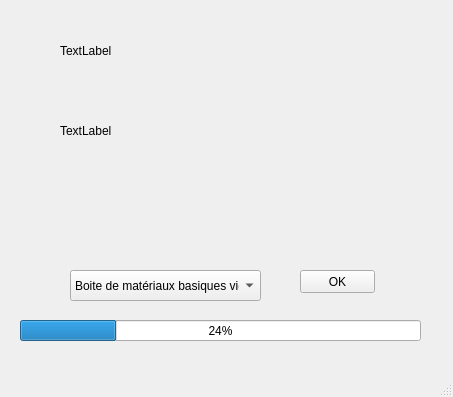
<?xml version="1.0" encoding="UTF-8"?>
<ui version="4.0">
 <class>MainWindow</class>
 <widget class="QMainWindow" name="MainWindow">
  <property name="geometry">
   <rect>
    <x>0</x>
    <y>0</y>
    <width>453</width>
    <height>397</height>
   </rect>
  </property>
  <property name="windowTitle">
   <string>MainWindow</string>
  </property>
  <widget class="QWidget" name="centralwidget">
   <property name="accessibleName">
    <string/>
   </property>
   <widget class="QComboBox" name="comboBox">
    <property name="geometry">
     <rect>
      <x>70</x>
      <y>270</y>
      <width>191</width>
      <height>31</height>
     </rect>
    </property>
    <item>
     <property name="text">
      <string>Boite de matériaux basiques vide</string>
     </property>
    </item>
    <item>
     <property name="text">
      <string>Boite d'outils vide</string>
     </property>
    </item>
    <item>
     <property name="text">
      <string>Sac Réfrigérant vide</string>
     </property>
    </item>
    <item>
     <property name="text">
      <string>Boite de matériaux rares vide</string>
     </property>
    </item>
   </widget>
   <widget class="QPushButton" name="pushButton">
    <property name="geometry">
     <rect>
      <x>300</x>
      <y>270</y>
      <width>75</width>
      <height>23</height>
     </rect>
    </property>
    <property name="text">
     <string>OK</string>
    </property>
   </widget>
   <widget class="QLabel" name="label">
    <property name="geometry">
     <rect>
      <x>60</x>
      <y>20</y>
      <width>181</width>
      <height>61</height>
     </rect>
    </property>
    <property name="text">
     <string>TextLabel</string>
    </property>
   </widget>
   <widget class="QLabel" name="label_2">
    <property name="geometry">
     <rect>
      <x>60</x>
      <y>100</y>
      <width>181</width>
      <height>61</height>
     </rect>
    </property>
    <property name="text">
     <string>TextLabel</string>
    </property>
   </widget>
   <widget class="QProgressBar" name="progressBar">
    <property name="geometry">
     <rect>
      <x>20</x>
      <y>320</y>
      <width>401</width>
      <height>21</height>
     </rect>
    </property>
    <property name="value">
     <number>24</number>
    </property>
   </widget>
  </widget>
  <widget class="QMenuBar" name="menubar">
   <property name="geometry">
    <rect>
     <x>0</x>
     <y>0</y>
     <width>453</width>
     <height>22</height>
    </rect>
   </property>
  </widget>
  <widget class="QStatusBar" name="statusbar"/>
 </widget>
 <resources/>
 <connections/>
</ui>
